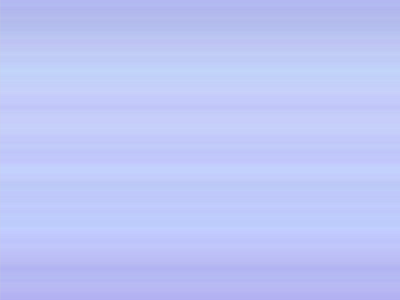
Frame 1 (no input)
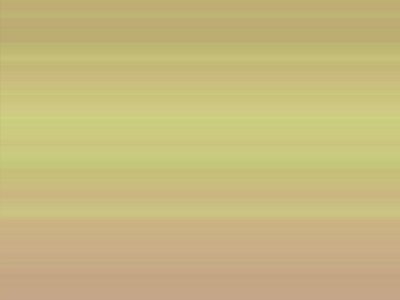
Frame 60 (the mouse pressed at the canvas centre just before this capture)
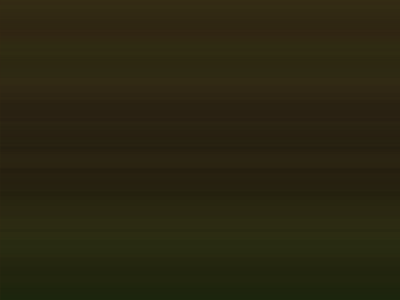
Frame 120 (the mouse held since frame 60 and released just before this capture)

The Processing sketch that drew these frames (run headless with seeded random() and noise(); from frame 60 on, the mouse is pressed at the canvas centre):

// Processing sketch: sat_tv_noise
// ── sat_tv_noise.pde
float h;
float s;
float b;

void setup() {
  size(400, 300);
  colorMode(HSB, 100);
  h = random(100);
  s = random(100);
  b = random(100);
}
void draw() {
  for (int y = 0; y < height; y++) {
    float r = random(100);
    if (r < 33) {
      h = constrain(h + random(-1, 1), 0, 100);
    } 
    else if (r > 66) {
      s = constrain(s + random(-1, 1), 0, 100);
    } 
    else {
      b = constrain(b + random(-1, 1), 0, 100);
    }

    stroke(h, s, b);
    line(0, y, width, y);
  }
}
